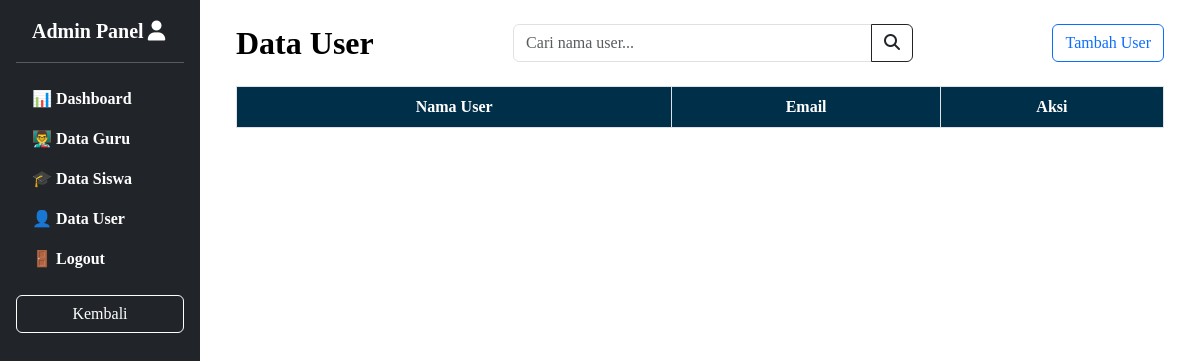
Page /admin/datauser.php on the earlier database version.
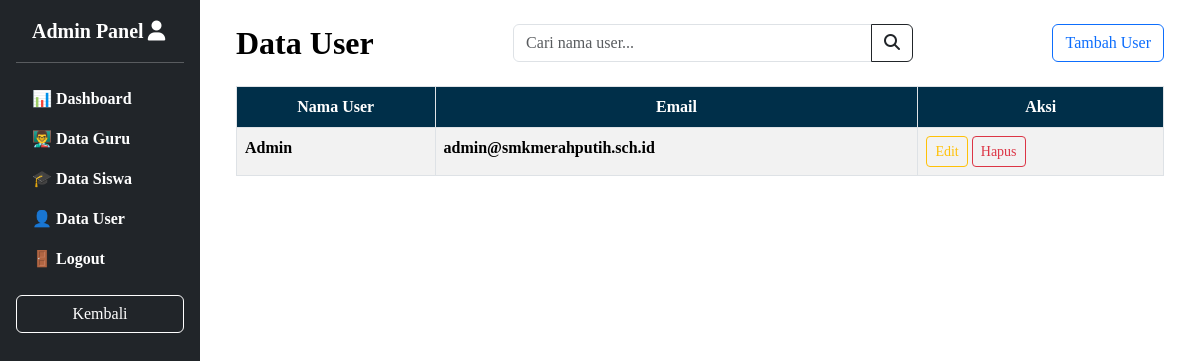
Same page on the later database version.
### tables this page shows
CREATE TABLE data_user (
  id INT AUTO_INCREMENT PRIMARY KEY,
  nama_user VARCHAR(100) NOT NULL,
  email VARCHAR(120) UNIQUE NOT NULL,
  password VARCHAR(255) NOT NULL,
  created_at TIMESTAMP
);

### admin/datauser.php (the view, shortened to what this page needs)
<?php include 'config.php';
?>
<!DOCTYPE html>
<html lang="id" data-bs-theme="light">
<head>
    <link href="https://cdn.jsdelivr.net/npm/bootstrap@5.3.2/dist/css/bootstrap.min.css" rel="stylesheet">
    <link href="https://cdn.jsdelivr.net/npm/bootstrap-icons@1.10.5/font/bootstrap-icons.css" rel="stylesheet">
    <link href="https://unpkg.com/aos@2.3.1/dist/aos.css" rel="stylesheet">
    <link rel="stylesheet" href="https://cdnjs.cloudflare.com/ajax/libs/font-awesome/6.5.0/css/all.min.css">
    <link rel="stylesheet" href="datauser.css">
</head>
<body data-aos="fade-in">
    <div class="d-flex">
        <?php include 'sidebar.php'; ?>
        <div class="flex-grow-1 p-4">
            <div class="container-fluid">
            <div class="d-flex justify-content-between align-items-center mb-2 flex-wrap">
                <h2 class="fw-bold mb-2 mb-md-0">Data User</h2>
                <div class="input-group mx-md-4 my-2 my-md-0 justify-content-center" style="max-width: 400px;">
                    <input type="text" id="searchInput" class="form-control" placeholder="Cari nama user...">
                    <button class="btn dynamic-btn" type="button">
                        <i class="fa fa-search"></i>
                    </button>
                </div>
                <a href="tambahuser.php" class="btn btn-outline-primary">Tambah User</a>
            </div>
            <div class="table-responsive mt-4" style="max-height: 465px; overflow-y: auto;">
                <table class="table table-custom table-striped table-bordered">
                    <thead class="table">
                    <tr class="text-center">
                        <th>Nama User</th>
                        <th>Email</th>
                        <th>Aksi</th>
                    </tr>
                    </thead>
                        <tbody>
                            <?php
                                $result = mysqli_query($conn, "SELECT * FROM data_user");
                                while ($row = mysqli_fetch_assoc($result)) {
                                    echo "<tr class='align-items-center'>
                                        <td>{$row['nama_user']}</td>
                                        <td>{$row['email']}</td>
                                        <td>
                                            <a href='edituser.php?id={$row['id']}' class='btn btn-outline-warning btn-sm'>Edit</a>
                                            <a href='hapususer.php?id={$row['id']}' class='btn btn-outline-danger btn-sm' onclick='return confirm(\"Yakin mau hapus?\")'>Hapus</a>
                                        </td>
                                    </tr>";
                                }
                            ?>
                        </tbody>
                    </table>
                </div>
            </div>
        </div>
    </div>
</body>
</html>

Differences in the rows shown:
added data_user: nama_user "Admin", email "admin@smkmerahputih.sch.id"
